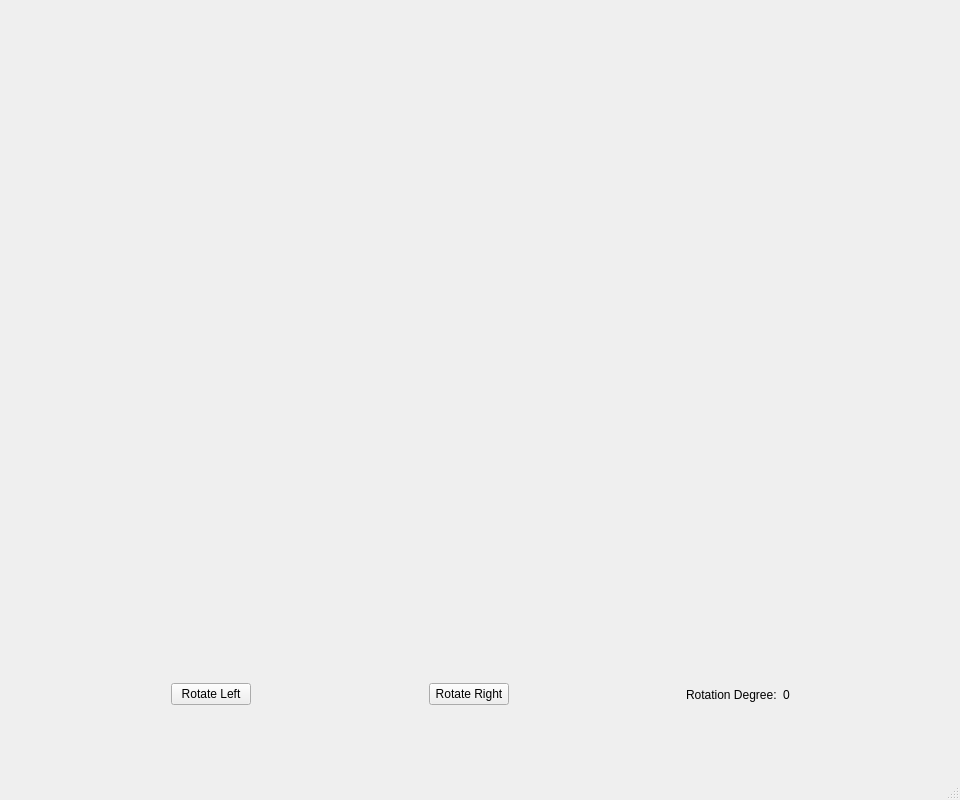
<?xml version="1.0" encoding="UTF-8"?>
<ui version="4.0">
 <class>MainWindow</class>
 <widget class="QMainWindow" name="MainWindow">
  <property name="geometry">
   <rect>
    <x>0</x>
    <y>0</y>
    <width>960</width>
    <height>800</height>
   </rect>
  </property>
  <property name="windowTitle">
   <string>QtVulkanWidget</string>
  </property>
  <widget class="QWidget" name="centralwidget">
   <property name="layoutDirection">
    <enum>Qt::LeftToRight</enum>
   </property>
   <widget class="QWidget" name="verticalLayoutWidget">
    <property name="geometry">
     <rect>
      <x>0</x>
      <y>0</y>
      <width>961</width>
      <height>771</height>
     </rect>
    </property>
    <layout class="QVBoxLayout" name="verticalLayout" stretch="8,2">
     <property name="spacing">
      <number>6</number>
     </property>
     <item>
      <widget class="QWidget" name="vulkanWinWidget" native="true"/>
     </item>
     <item>
      <layout class="QHBoxLayout" name="horizontalLayout">
       <item>
        <spacer name="horizontalSpacer">
         <property name="orientation">
          <enum>Qt::Horizontal</enum>
         </property>
         <property name="sizeHint" stdset="0">
          <size>
           <width>40</width>
           <height>20</height>
          </size>
         </property>
        </spacer>
       </item>
       <item>
        <widget class="QPushButton" name="leftRotButton">
         <property name="text">
          <string>Rotate Left</string>
         </property>
        </widget>
       </item>
       <item>
        <spacer name="horizontalSpacer_3">
         <property name="orientation">
          <enum>Qt::Horizontal</enum>
         </property>
         <property name="sizeHint" stdset="0">
          <size>
           <width>40</width>
           <height>20</height>
          </size>
         </property>
        </spacer>
       </item>
       <item>
        <widget class="QPushButton" name="rightRotButton">
         <property name="text">
          <string>Rotate Right</string>
         </property>
        </widget>
       </item>
       <item>
        <spacer name="horizontalSpacer_4">
         <property name="orientation">
          <enum>Qt::Horizontal</enum>
         </property>
         <property name="sizeHint" stdset="0">
          <size>
           <width>40</width>
           <height>20</height>
          </size>
         </property>
        </spacer>
       </item>
       <item>
        <widget class="QLabel" name="rotationDegLabel">
         <property name="text">
          <string>Rotation Degree:</string>
         </property>
        </widget>
       </item>
       <item>
        <widget class="QLabel" name="rotationDegVal">
         <property name="text">
          <string>0</string>
         </property>
        </widget>
       </item>
       <item>
        <spacer name="horizontalSpacer_2">
         <property name="orientation">
          <enum>Qt::Horizontal</enum>
         </property>
         <property name="sizeHint" stdset="0">
          <size>
           <width>40</width>
           <height>20</height>
          </size>
         </property>
        </spacer>
       </item>
      </layout>
     </item>
    </layout>
   </widget>
  </widget>
  <widget class="QMenuBar" name="menubar">
   <property name="geometry">
    <rect>
     <x>0</x>
     <y>0</y>
     <width>960</width>
     <height>22</height>
    </rect>
   </property>
  </widget>
  <widget class="QStatusBar" name="statusbar"/>
 </widget>
 <resources/>
 <connections/>
</ui>
